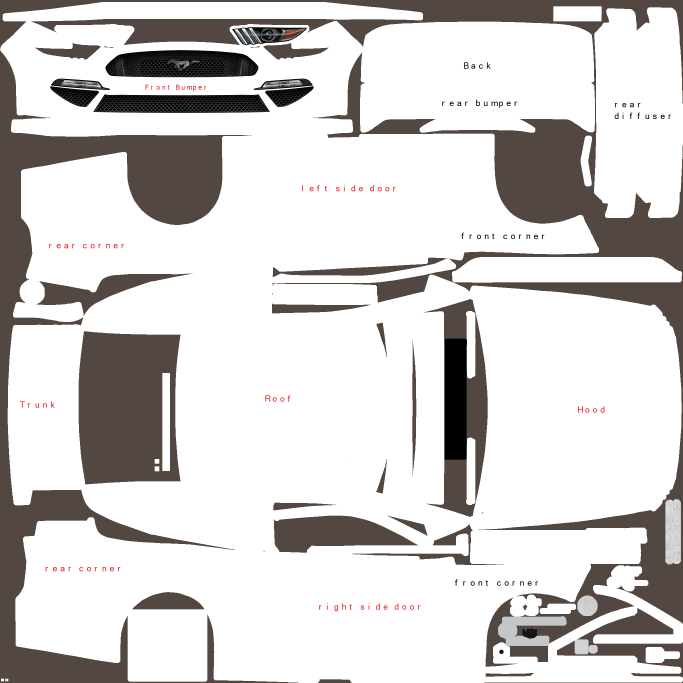
#> input picture templates/atlas/ARCA Ford Mustang.png, 2048 x 2048 px (shown at 1/3 size)
$ python match_labels_to_mask.py
#> lines starting #> are read from the running program, lines starting #| are printed output that depends on the picture; after the words box and inside, x2 and y2 are one past the last pixel; in counts of white or black regions, pixels touching at a corner belong together; pictures that were not available may be replaced by others from this repository, and a replacement may not be noted
"""Match user PNG red labels to PSD mask islands (exclude mega-blobs)."""
from __future__ import annotations

import json
from collections import deque
from pathlib import Path

import numpy as np
from PIL import Image

ROOT = Path(__file__).resolve().parent.parent
PNG = ROOT / "templates" / "atlas" / "ARCA Ford Mustang.png"
MASK = ROOT / "templates" / "cache" / "stockcars2_arcaford25" / "mask.png"
JSON = ROOT / "templates" / "atlas" / "stockcars2_arcaford25.json"

MEGA_AREA = 400_000


def find_red_blobs(arr: np.ndarray, min_area: int = 40) -> list[dict]:
    h, w = arr.shape[:2]
    red = (arr[:, :, 0] > 200) & (arr[:, :, 1] < 80) & (arr[:, :, 2] < 80)
    visited = np.zeros_like(red, dtype=bool)
    blobs = []
    for sy in range(h):
        for sx in range(w):
            if red[sy, sx] and not visited[sy, sx]:
                q = deque([(sx, sy)])
                visited[sy, sx] = True
                xs, ys = [sx], [sy]
                while q:
                    cx, cy = q.popleft()
                    for nx, ny in ((cx + 1, cy), (cx - 1, cy), (cx, cy + 1), (cx, cy - 1)):
                        if 0 <= nx < w and 0 <= ny < h and red[ny, nx] and not visited[ny, nx]:
                            visited[ny, nx] = True
                            q.append((nx, ny))
                            xs.append(nx)
                            ys.append(ny)
                if len(xs) >= min_area:
                    x0, y0, x1, y1 = min(xs), min(ys), max(xs) + 1, max(ys) + 1
                    blobs.append({
                        "bbox": (x0, y0, x1, y1),
                        "center": ((x0 + x1) // 2, (y0 + y1) // 2),
                    })
    return blobs


def cluster_blobs(blobs: list[dict], y_thresh: int = 30, x_gap: int = 80) -> list[dict]:
    lines: list[list[dict]] = []
    for blob in sorted(blobs, key=lambda b: b["center"][1]):
        cy = blob["center"][1]
        placed = False
        for line in lines:
            if abs(cy - line[0]["center"][1]) <= y_thresh:
                line.append(blob)
                placed = True
                break
        if not placed:
            lines.append([blob])
    clusters = []
    for line in lines:
        line.sort(key=lambda b: b["center"][0])
        group = [line[0]]
        for blob in line[1:]:
            prev = group[-1]
            if blob["bbox"][0] - prev["bbox"][2] <= x_gap:
                group.append(blob)
            else:
                xs = [b["bbox"][0] for b in group] + [b["bbox"][2] for b in group]
                ys = [b["bbox"][1] for b in group] + [b["bbox"][3] for b in group]
                clusters.append({
                    "bbox": (min(xs), min(ys), max(xs), max(ys)),
                    "center": ((min(xs) + max(xs)) // 2, (min(ys) + max(ys)) // 2),
                })
                group = [blob]
        xs = [b["bbox"][0] for b in group] + [b["bbox"][2] for b in group]
        ys = [b["bbox"][1] for b in group] + [b["bbox"][3] for b in group]
        clusters.append({
            "bbox": (min(xs), min(ys), max(xs), max(ys)),
            "center": ((min(xs) + max(xs)) // 2, (min(ys) + max(ys)) // 2),
        })
    return sorted(clusters, key=lambda c: (c["center"][1], c["center"][0]))


def mask_islands(mask: np.ndarray, min_area: int = 3000) -> list[dict]:
    h, w = mask.shape
    paintable = mask > 128
    visited = np.zeros_like(paintable, dtype=bool)
    islands = []
    for sy in range(h):
        for sx in range(w):
            if paintable[sy, sx] and not visited[sy, sx]:
                q = deque([(sx, sy)])
                visited[sy, sx] = True
                xs, ys = [sx], [sy]
                while q:
                    cx, cy = q.popleft()
                    for nx, ny in ((cx + 1, cy), (cx - 1, cy), (cx, cy + 1), (cx, cy - 1)):
                        if 0 <= nx < w and 0 <= ny < h and paintable[ny, nx] and not visited[ny, nx]:
                            visited[ny, nx] = True
                            q.append((nx, ny))
                            xs.append(nx)
                            ys.append(ny)
                if len(xs) >= min_area:
                    x0, y0, x1, y1 = min(xs), min(ys), max(xs) + 1, max(ys) + 1
                    islands.append({
                        "bbox": [round(x0 / w, 4), round(y0 / h, 4), round(x1 / w, 4), round(y1 / h, 4)],
                        "center": (round((x0 + x1) / 2 / w, 4), round((y0 + y1) / 2 / h, 4)),
                        "area": len(xs),
                    })
    return islands


# Label clusters sorted by Y — assign semantic names in layout order
LABEL_ORDER = [
    "front_bumper",      # top
    "left_side_door",    # upper-mid
    "rear_corner_upper", # left-mid
    "trunk",             # left-mid lower (or roof area left)
    "roof",              # center
    "hood",              # right-mid
    "rear_corner_lower", # bottom-left
    "right_side_door",   # bottom-center
]


def bbox_from_seed(white: np.ndarray, fx: float, fy: float, limit: int) -> list[float]:
    h, w = white.shape
    x0, y0 = int(fx * w), int(fy * h)
    seed = None
    for radius in range(150):
        for dy in range(-radius, radius + 1, max(1, radius // 4 or 1)):
            for dx in range(-radius, radius + 1, max(1, radius // 4 or 1)):
                x, y = x0 + dx, y0 + dy
                if 0 <= x < w and 0 <= y < h and white[y, x]:
                    seed = (x, y)
                    break
            if seed:
                break
        if seed:
            break
    if seed is None:
        return []

    visited = {seed}
    queue: deque[tuple[int, int]] = deque([seed])
    xs = [seed[0]]
    ys = [seed[1]]
    while queue and len(visited) < limit:
        cx, cy = queue.popleft()
        for nx, ny in ((cx + 1, cy), (cx - 1, cy), (cx, cy + 1), (cx, cy - 1)):
            if 0 <= nx < w and 0 <= ny < h and white[ny, nx] and (nx, ny) not in visited:
                visited.add((nx, ny))
                queue.append((nx, ny))
                xs.append(nx)
                ys.append(ny)

    return [
        round(min(xs) / w, 4),
        round(min(ys) / h, 4),
        round((max(xs) + 1) / w, 4),
        round((max(ys) + 1) / h, 4),
    ]


def main() -> None:
    arr = np.array(Image.open(PNG).convert("RGB"))
    mask = np.array(Image.open(MASK).convert("L"))
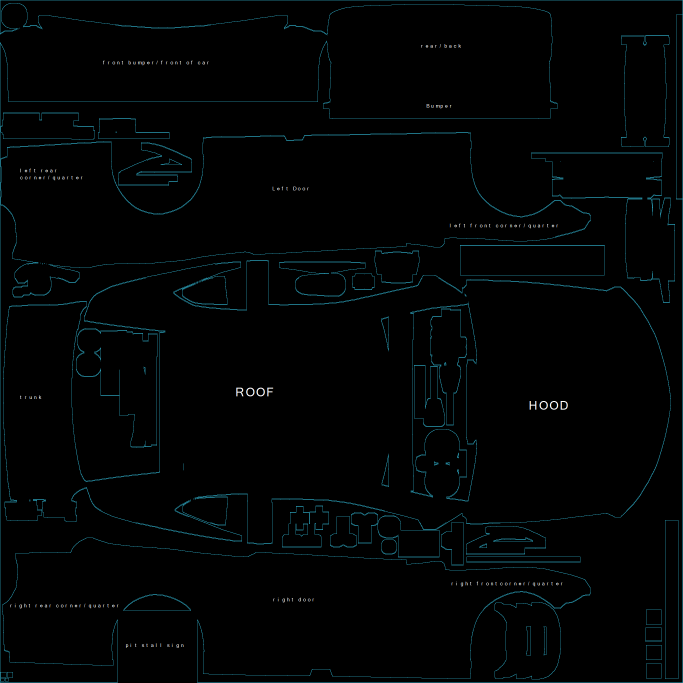
#> input picture templates/atlas/stockcars_camarozl12018_wireframe.png, 2048 x 2048 px, given in place of mask.png, which was not available (shown at 1/3 size)
    h, w = arr.shape[:2]
#> h = 2048; w = 2048
    white = (arr[:, :, 0] > 245) & (arr[:, :, 1] > 245) & (arr[:, :, 2] > 245)
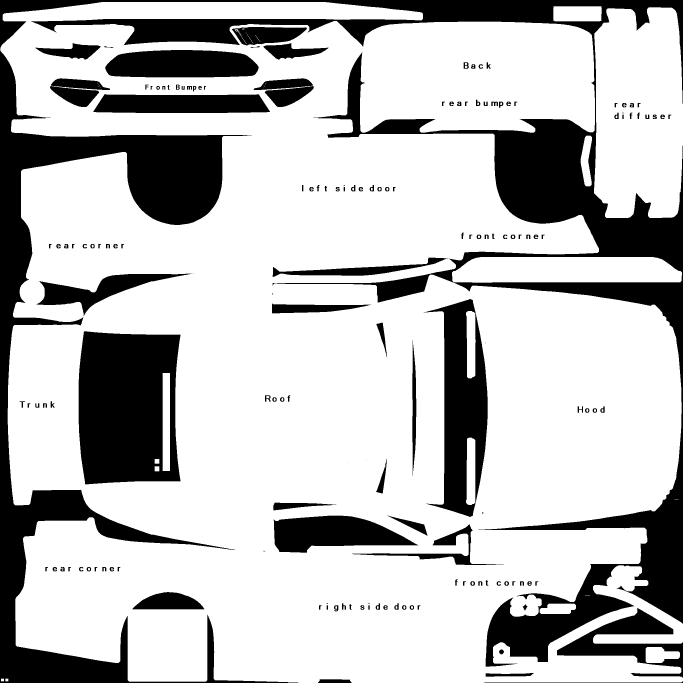
#> white: shape (2048, 2048) bool (shown at 1/3 size); 74.8% white; 163 black regions (15 under 20 px), largest, box (x1, y1, x2, y2) and area: (0, 0, 2048, 2048) 645603, (236, 994, 542, 1453) 121996, (1271, 897, 1463, 1551) 63032

    blobs = find_red_blobs(arr)
#> in find_red_blobs, `red = (arr[:, :, 0] > 200) & (arr[:, :, 1] < 80) & (arr[:, :, 2] < 80)`:
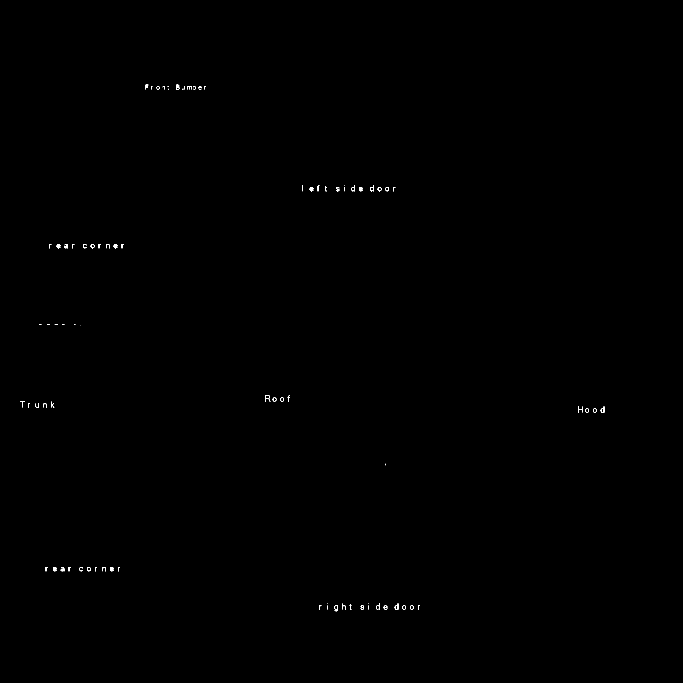
#> red: shape (2048, 2048) bool (shown at 1/3 size); 0.08% white in thin lines or dots, all inside (x1, y1, x2, y2) = (60, 254, 1813, 1834)
#> blobs = 39 items
    clusters = cluster_blobs(blobs)
#> the loop in cluster_blobs, `for blob in sorted(blobs, key=lambda b: b["center"][1]):` made 39 passes
#> (blob, cy) on passes 1 to 11: ({'bbox': (437, 254, 445, 269), 'center': (441, 261)}, 261), ({'bbox': (529, 254, 538, 269), 'center': (533, 261)}, 261), ({'bbox': (951, 555, 958, 574), 'center': (954, 564)}, 564), ({'bbox': (1054, 555, 1065, 574), 'center': (1059, 564)}, 564), ({'bbox': (1110, 555, 1121, 574), 'center': (1115, 564)}, 564), ({'bbox': (975, 558, 980, 574), 'center': (977, 566)}, 566), ({'bbox': (929, 561, 940, 574), 'center': (934, 567)}, 567), ({'bbox': (1008, 561, 1018, 574), 'center': (1013, 567)}, 567), ({'bbox': (1077, 561, 1088, 574), 'center': (1082, 567)}, 567), ({'bbox': (1133, 561, 1144, 574), 'center': (1138, 567)}, 567), ({'bbox': (1156, 561, 1167, 574), 'center': (1161, 567)}, 567)
#> after the loop in cluster_blobs, `for blob in sorted(blobs, key=lambda b: b["center"][1]):`: line = 8 items; lines = 7 items
#> the loop in cluster_blobs, `for line in lines:` made 7 passes
#> (xs, ys) on passes 1, 3, 4, 5, 6: ([529, 538], [254, 269]), ([170, 193, 249, 272, 341, 181, 204, 260, 283, 352], [732, 732, 732, 732, 732, 745, 745, 745, 745, 745]), ([796, 818, 841, 863, 810, 829, 852, 870], [1186, 1192, 1192, 1186, 1205, 1205, 1205, 1205]), ([1734, 1756, 1779, 1802, 1748, 1767, 1790, 1813], [1219, 1225, 1225, 1219, 1238, 1238, 1238, 1238]), ([159, 182, 238, 261, 330, 170, 193, 249, 272, 341], [1701, 1701, 1701, 1701, 1701, 1714, 1714, 1714, 1714, 1714])
#> after the loop in cluster_blobs, `for line in lines:`: clusters = 9 items
#> clusters = 9 items
    islands = [i for i in mask_islands(mask) if i["area"] < MEGA_AREA]
#> in mask_islands, `paintable = mask > 128`:
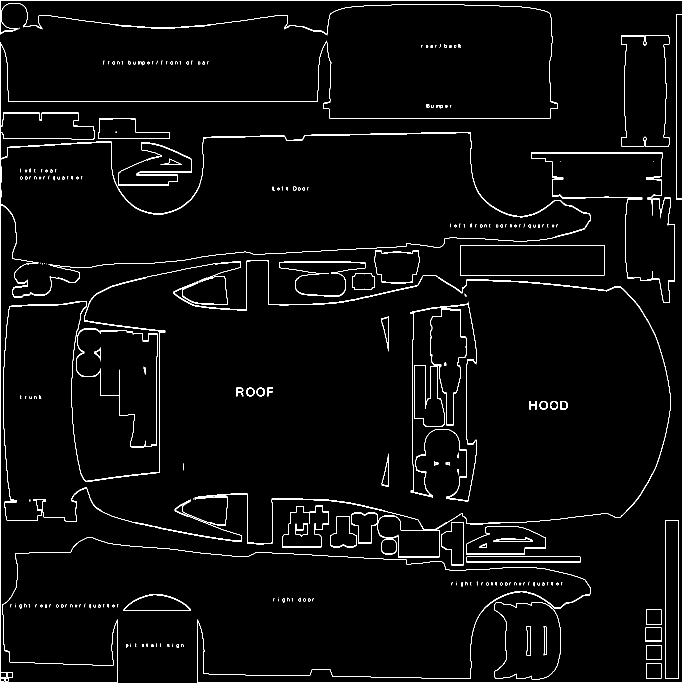
#> paintable: shape (2048, 2048) bool (shown at 1/3 size); 1.9% white in thin lines or dots
#> islands = 4 items

    print(f"Non-mega mask islands ({len(islands)}):")
#| Non-mega mask islands (4):
    for i, isl in enumerate(sorted(islands, key=lambda x: -x["area"])):
        print(f"  {i}: area={isl['area']} center={isl['center']} bbox={isl['bbox']}")
#> this loop made 4 passes
#> isl on pass 1: {'bbox': [0, 0, 1, 1], 'center': (0.5, 0.5), 'area': 18633}
#|   0: area=18633 center=(0.5, 0.5) bbox=[0.0, 0.0, 1.0, 1.0]
#|   1: area=12358 center=(0.4937, 0.5986) bbox=[0.0044, 0.3809, 0.9829, 0.8164]
#|   2: area=5926 center=(0.4331, 0.3145) bbox=[0.001, 0.1934, 0.8652, 0.4355]
#|   3: area=3048 center=(0.8835, 0.3335) bbox=[0.7783, 0.2231, 0.9888, 0.4438]

    print(f"\nLabel clusters ({len(clusters)}):")
#| Label clusters (9):
    for i, c in enumerate(clusters):
        cx, cy = c["center"]
        print(f"  {i}: center=({cx/w:.4f},{cy/h:.4f})")
#> this loop made 9 passes
#> (c, cx, cy) on passes 1 to 9: ({'bbox': (437, 254, 445, 269), 'center': (441, 261)}, 441, 261), ({'bbox': (529, 254, 538, 269), 'center': (533, 261)}, 533, 261), ({'bbox': (929, 555, 1167, 574), 'center': (1048, 564)}, 1048, 564), ({'bbox': (170, 732, 352, 745), 'center': (261, 738)}, 261, 738), ({'bbox': (796, 1186, 870, 1205), 'center': (833, 1195)}, 833, 1195), ({'bbox': (60, 1204, 163, 1223), 'center': (111, 1213)}, 111, 1213), ({'bbox': (1734, 1219, 1813, 1238), 'center': (1773, 1228)}, 1773, 1228), ({'bbox': (159, 1701, 341, 1714), 'center': (250, 1707)}, 250, 1707), ({'bbox': (1003, 1810, 1241, 1834), 'center': (1122, 1822)}, 1122, 1822)
#|   0: center=(0.2153,0.1274)
#|   1: center=(0.2603,0.1274)
#|   2: center=(0.5117,0.2754)
#|   3: center=(0.1274,0.3604)
#|   4: center=(0.4067,0.5835)
#|   5: center=(0.0542,0.5923)
#|   6: center=(0.8657,0.5996)
#|   7: center=(0.1221,0.8335)
#> (further printed lines are left out)

    # Merge front bumper clusters (first two on same line)
    merged: list[tuple[str, tuple[float, float]]] = []
    ci = 0
    if len(clusters) >= 2 and abs(clusters[0]["center"][1] - clusters[1]["center"][1]) < 30:
        cx = (clusters[0]["center"][0] + clusters[1]["center"][0]) / 2
#> cx = 487
        cy = (clusters[0]["center"][1] + clusters[1]["center"][1]) / 2
#> cy = 261
        merged.append(("front_bumper", (cx / w, cy / h)))
        ci = 2
    for j, name in enumerate(LABEL_ORDER[1:], start=1):
        if ci < len(clusters):
            c = clusters[ci]
            merged.append((name, (c["center"][0] / w, c["center"][1] / h)))
            ci += 1
#> this loop made 7 passes
#> c on passes 1 to 7: {'bbox': (929, 555, 1167, 574), 'center': (1048, 564)}, {'bbox': (170, 732, 352, 745), 'center': (261, 738)}, {'bbox': (796, 1186, 870, 1205), 'center': (833, 1195)}, {'bbox': (60, 1204, 163, 1223), 'center': (111, 1213)}, {'bbox': (1734, 1219, 1813, 1238), 'center': (1773, 1228)}, {'bbox': (159, 1701, 341, 1714), 'center': (250, 1707)}, {'bbox': (1003, 1810, 1241, 1834), 'center': (1122, 1822)}
#> after the loop, ci = 9; merged = 8 items

    print("\nMerged label -> seed positions:")
    for name, (fx, fy) in merged:
        print(f"  {name}: ({fx:.4f}, {fy:.4f})")
#> this loop made 8 passes
#> (name, fx, fy) on passes 1 to 8: ('front_bumper', 0.238, 0.127), ('left_side_door', 0.512, 0.275), ('rear_corner_upper', 0.127, 0.36), ('trunk', 0.407, 0.583), ('roof', 0.0542, 0.592), ('hood', 0.866, 0.6), ('rear_corner_lower', 0.122, 0.833), ('right_side_door', 0.548, 0.89)
#|   front_bumper: (0.2378, 0.1274)
#|   left_side_door: (0.5117, 0.2754)
#|   rear_corner_upper: (0.1274, 0.3604)
#|   trunk: (0.4067, 0.5835)
#|   roof: (0.0542, 0.5923)
#|   hood: (0.8657, 0.5996)
#|   rear_corner_lower: (0.1221, 0.8335)
#|   right_side_door: (0.5479, 0.8896)

    # Flood fill limits per region (tuned)
    limits = {
        "front_bumper": 80_000,
        "left_side_door": 90_000,
        "rear_corner_upper": 70_000,
        "trunk": 80_000,
        "roof": 120_000,
        "hood": 120_000,
        "rear_corner_lower": 70_000,
        "right_side_door": 90_000,
    }

    print("\nFlood-fill bboxes from label seeds on user PNG:")
    for name, (fx, fy) in merged:
        bb = bbox_from_seed(white, fx, fy + 0.02, limits[name])  # probe below label
        print(f"  {name}: {bb}")
#> this loop made 8 passes
#> (name, fx, fy, x0 in bbox_from_seed, y0 in bbox_from_seed, bb) on passes 1 to 7: ('front_bumper', 0.238, 0.127, 487, 301, [0.0444, 0.0352, 0.42, 0.2]), ('left_side_door', 0.512, 0.275, 1048, 604, [0.407, 0.201, 0.617, 0.393]), ('rear_corner_upper', 0.127, 0.36, 261, 778, [0.0391, 0.273, 0.235, 0.428]), ('trunk', 0.407, 0.583, 833, 1235, [0.309, 0.505, 0.505, 0.701]), ('roof', 0.0542, 0.592, 111, 1253, [0.0112, 0.45, 0.19, 0.753]), ('hood', 0.866, 0.6, 1773, 1268, [0.746, 0.499, 0.986, 0.739]), ('rear_corner_lower', 0.122, 0.833, 250, 1747, [0.0352, 0.763, 0.215, 0.945])
#|   front_bumper: [0.0444, 0.0352, 0.4199, 0.2002]
#|   left_side_door: [0.4072, 0.2007, 0.6172, 0.3931]
#|   rear_corner_upper: [0.0391, 0.2729, 0.2354, 0.4282]
#|   trunk: [0.3091, 0.5054, 0.5054, 0.7012]
#|   roof: [0.0112, 0.4502, 0.1895, 0.7534]
#|   hood: [0.7461, 0.4995, 0.9863, 0.7393]
#|   rear_corner_lower: [0.0352, 0.7627, 0.2148, 0.9453]
#|   right_side_door: [0.4429, 0.813, 0.6533, 1.0]

    # Also try mask island nearest (non-mega) below each label
    print("\nNearest non-mega mask island below each label:")
    used: set[int] = set()
    for name, (fx, fy) in merged:
        lx, ly = fx, fy + 0.03
        best = None
        best_score = 1e9
        for idx, isl in enumerate(islands):
            if idx in used:
                continue
            ib = isl["bbox"]
            icx, icy = isl["center"]
            inside = ib[0] <= lx <= ib[2] and ib[1] <= ly <= ib[3]
            dist = ((lx - icx) ** 2 + (ly - icy) ** 2) ** 0.5
            score = dist - (0.5 if inside else 0)
            if score < best_score:
                best_score = score
                best = (idx, isl)
        if best:
            used.add(best[0])
            print(f"  {name}: island {best[0]} {best[1]['bbox']}")
#> this loop made 8 passes
#> (name, fx, fy, lx, ly) on passes 1 to 8: ('front_bumper', 0.238, 0.127, 0.238, 0.157), ('left_side_door', 0.512, 0.275, 0.512, 0.305), ('rear_corner_upper', 0.127, 0.36, 0.127, 0.39), ('trunk', 0.407, 0.583, 0.407, 0.613), ('roof', 0.0542, 0.592, 0.0542, 0.622), ('hood', 0.866, 0.6, 0.866, 0.63), ('rear_corner_lower', 0.122, 0.833, 0.122, 0.863), ('right_side_door', 0.548, 0.89, 0.548, 0.92)
#|   front_bumper: island 0 [0.0, 0.0, 1.0, 1.0]
#|   left_side_door: island 1 [0.001, 0.1934, 0.8652, 0.4355]
#|   rear_corner_upper: island 3 [0.0044, 0.3809, 0.9829, 0.8164]
#|   trunk: island 2 [0.7783, 0.2231, 0.9888, 0.4438]
#> after the loop, used = 4 items


if __name__ == "__main__":
    main()
